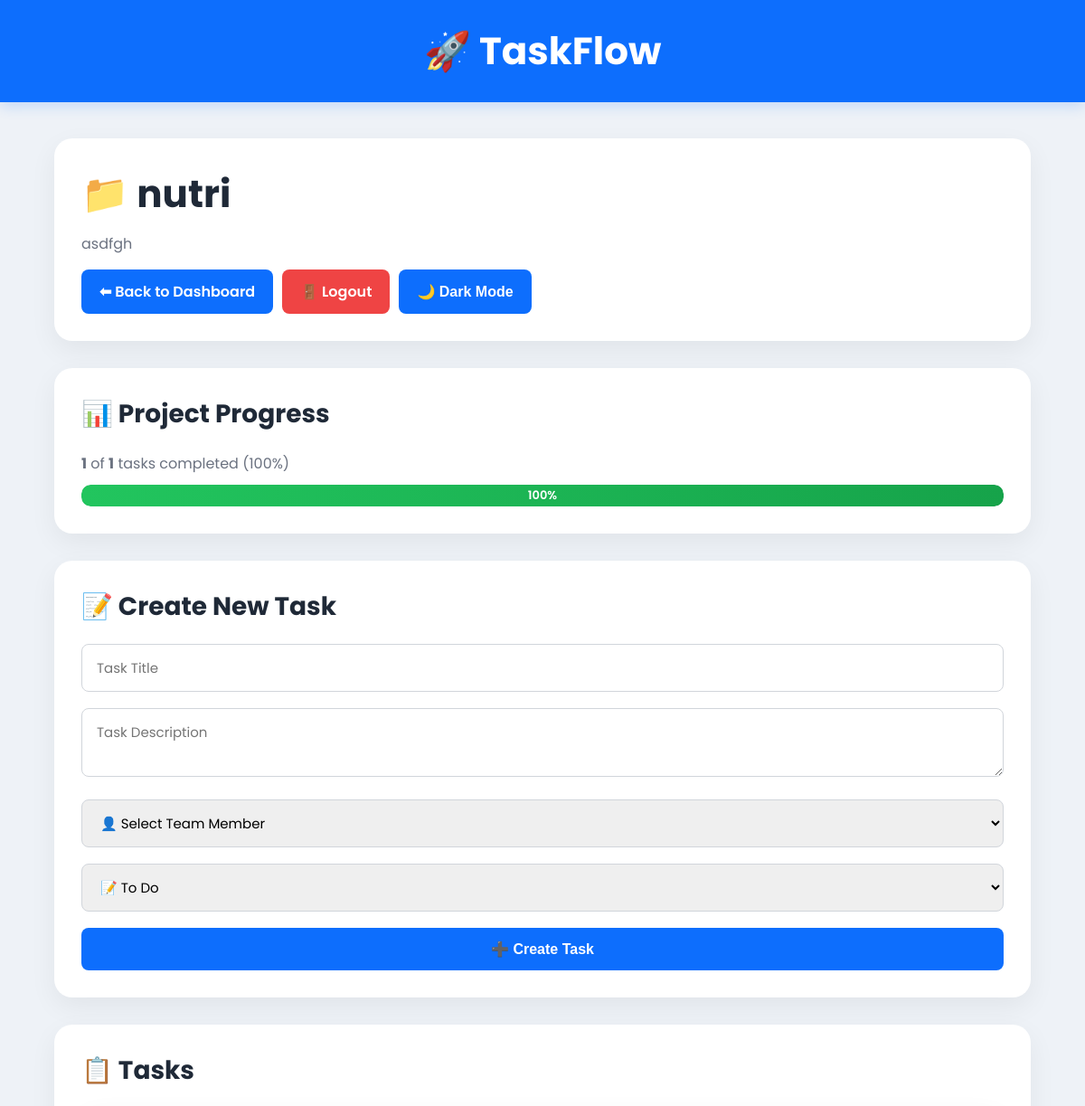
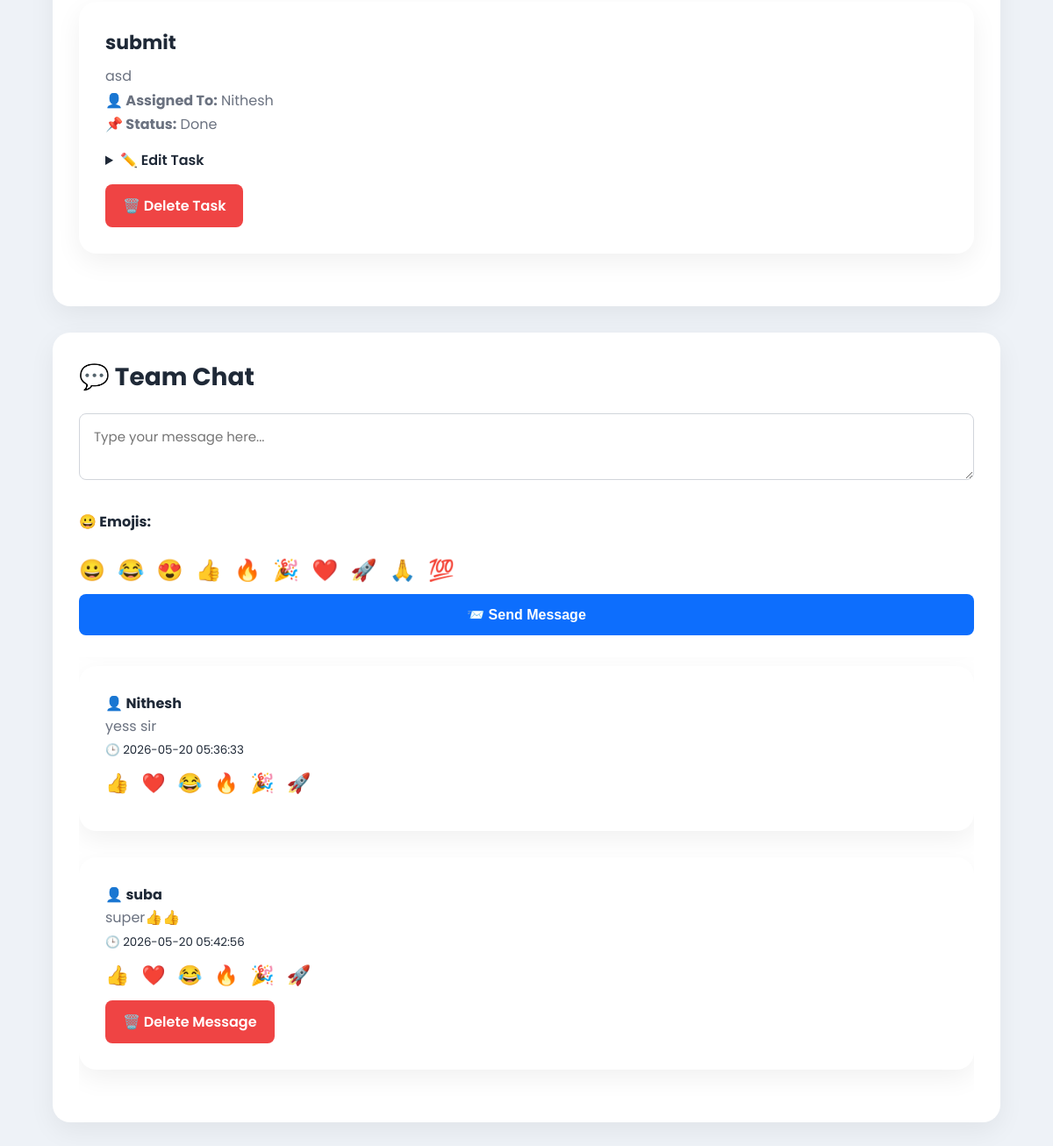
The app's page /project/1 (signed in) with its own data (2 pictures, top to bottom).
### tables this page shows
CREATE TABLE projects (
        id INTEGER PRIMARY KEY AUTOINCREMENT,
        name TEXT NOT NULL,
        description TEXT,
        created_by TEXT
    );

CREATE TABLE tasks (
        id INTEGER PRIMARY KEY AUTOINCREMENT,
        project_id INTEGER,
        title TEXT NOT NULL,
        description TEXT,
        assigned_to TEXT,
        status TEXT DEFAULT 'To Do'
    );

CREATE TABLE messages (
        id INTEGER PRIMARY KEY AUTOINCREMENT,
        project_id INTEGER,
        sender TEXT,
        message TEXT,
        created_at TIMESTAMP DEFAULT CURRENT_TIMESTAMP
    );

### app.py (the view)
@app.route('/project/<int:project_id>')
def project(project_id):
    if 'username' not in session:
        return redirect('/login')
    conn = sqlite3.connect("database.db")
    c = conn.cursor()
    c.execute("SELECT * FROM projects WHERE id=?", (project_id,))
    project = c.fetchone()
    c.execute("""
        SELECT invited_user
        FROM invitations
        WHERE project_id=?
        AND status='Accepted'
    """, (project_id,))
    members = c.fetchall()
    c.execute("""
        SELECT * FROM tasks
        WHERE project_id=?
        ORDER BY id DESC
    """, (project_id,))
    tasks = c.fetchall()
    c.execute("SELECT COUNT(*) FROM tasks WHERE project_id=?", (project_id,))
    total_tasks = c.fetchone()[0]
    c.execute("""
        SELECT COUNT(*)
        FROM tasks
        WHERE project_id=? AND status='Done'
    """, (project_id,))
    completed_tasks = c.fetchone()[0]
    progress = int((completed_tasks / total_tasks) * 100) if total_tasks > 0 else 0
    c.execute("""
    SELECT id, sender, message, created_at
    FROM messages
    WHERE project_id = ?
    ORDER BY id ASC
""", (project_id,))
    messages = c.fetchall()
    conn.close()
    return render_template(
        'project.html',
        project=project,
        members=members,
        tasks=tasks,
        progress=progress,
        total_tasks=total_tasks,
        completed_tasks=completed_tasks,
        messages=messages,
        username=session['username']
    )

### templates/project.html (shortened to what this page needs)
<!DOCTYPE html>
<html lang="en">
<head>
    <link rel="stylesheet" href="/static/styles.css">
</head>
<body>
    <div class="navbar">
        🚀 TaskFlow
    </div>
    <div class="container">
        <div class="card">
            <h1>📁 {{ project[1] }}</h1>
            <p>{{ project[2] }}</p>
            <div class="project-actions">
                <a href="/dashboard" class="btn">⬅ Back to Dashboard</a>
                <a href="/logout" class="delete-btn">🚪 Logout</a>
                <button id="theme-toggle" class="btn" type="button">🌙 Dark Mode</button>
            </div>
        </div>
        <div class="card">
            <h2>📊 Project Progress</h2>
            <p>
                <strong>{{ completed_tasks }}</strong> of
                <strong>{{ total_tasks }}</strong> tasks completed
                ({{ progress }}%)
            </p>
<div style="background:#e5e7eb; border-radius:10px; height:24px; overflow:hidden; margin-top:10px;">
    <div class="progress-bar" data-width="{{ progress }}">
        {{ progress }}%
    </div>
</div>
        </div>
{% if session['role'] == 'Manager' %}
<div class="card">
    <h2>📝 Create New Task</h2>
    <form action="/create_task/{{ project[0] }}" method="POST">
        <input type="text"
               name="title"
               placeholder="Task Title"
               required>
        <textarea name="description"
                  placeholder="Task Description"></textarea>
        <select name="assigned_to" required>
            <option value="">👤 Select Team Member</option>
        </select>
        <select name="status">
            <option value="To Do">📝 To Do</option>
        </select>
        <button type="submit">➕ Create Task</button>
    </form>
</div>
{% endif %}
<div class="card">
    <h2>📋 Tasks</h2>
    {% if tasks %}
        {% for task in tasks %}
            <div class="card" style="margin-top: 20px;">
                <h3>{{ task[2] }}</h3>
                <p>{{ task[3] }}</p>
                <p><strong>👤 Assigned To:</strong> {{ task[4] }}</p>
                <p><strong>📌 Status:</strong> {{ task[5] }}</p>
                <details style="margin-top:15px;">
                    <summary style="cursor:pointer; font-weight:600;">
                        ✏️ Edit Task
                    </summary>
                </details>
                <div class="project-actions" style="margin-top:15px;">
                    <a href="/delete_task/{{ task[0] }}/{{ project[0] }}"
                       class="delete-btn"
                       onclick="return confirm('Delete this task?')">
                        🗑️ Delete Task
                    </a>
                </div>
            </div>
        {% endfor %}
    {% else %}
        <p>No tasks created yet.</p>
    {% endif %}
</div>
<div class="card">
    <h2>💬 Team Chat</h2>
    <form action="/send_message/{{ project[0] }}" method="POST">
        <textarea
            id="chat-box"
            name="message"
            placeholder="Type your message here..."
            required></textarea>
        <div style="margin: 10px 0;">
            <strong>😀 Emojis:</strong><br><br>
            <span onclick="addEmoji('😀')" style="cursor:pointer; font-size:24px; margin-right:10px;">😀</span>
            <span onclick="addEmoji('😂')" style="cursor:pointer; font-size:24px; margin-right:10px;">😂</span>
            <span onclick="addEmoji('😍')" style="cursor:pointer; font-size:24px; margin-right:10px;">😍</span>
            <span onclick="addEmoji('👍')" style="cursor:pointer; font-size:24px; margin-right:10px;">👍</span>
            <span onclick="addEmoji('🔥')" style="cursor:pointer; font-size:24px; margin-right:10px;">🔥</span>
            <span onclick="addEmoji('🎉')" style="cursor:pointer; font-size:24px; margin-right:10px;">🎉</span>
            <span onclick="addEmoji('❤️')" style="cursor:pointer; font-size:24px; margin-right:10px;">❤️</span>
            <span onclick="addEmoji('🚀')" style="cursor:pointer; font-size:24px; margin-right:10px;">🚀</span>
            <span onclick="addEmoji('🙏')" style="cursor:pointer; font-size:24px; margin-right:10px;">🙏</span>
            <span onclick="addEmoji('💯')" style="cursor:pointer; font-size:24px; margin-right:10px;">💯</span>
        </div>
        <button type="submit">📨 Send Message</button>
    </form>
    <br>
    <div id="chat-messages" style="max-height: 500px; overflow-y: auto;">
        {% if messages %}
            {% for msg in messages %}
<div class="card" style="margin-top: 15px;">
    <h4>👤 {{ msg[1] }}</h4>
    <p>{{ msg[2] }}</p>
    <small>🕒 {{ msg[3] }}</small>
    <div style="margin-top: 10px; font-size: 22px;">
        <span onclick="react(this)" style="cursor:pointer; margin-right:8px;">👍</span>
        <span onclick="react(this)" style="cursor:pointer; margin-right:8px;">❤️</span>
        <span onclick="react(this)" style="cursor:pointer; margin-right:8px;">😂</span>
        <span onclick="react(this)" style="cursor:pointer; margin-right:8px;">🔥</span>
        <span onclick="react(this)" style="cursor:pointer; margin-right:8px;">🎉</span>
        <span onclick="react(this)" style="cursor:pointer; margin-right:8px;">🚀</span>
    </div>
    {% if msg[1] == session['username'] %}
        <div class="project-actions" style="margin-top: 12px;">
            <a href="/delete_message/{{ msg[0] }}/{{ project[0] }}"
               class="delete-btn"
               onclick="return confirm('Delete this message?')">
                🗑️ Delete Message
            </a>
        </div>
    {% endif %}
</div>
            {% endfor %}
        {% else %}
            <p>No messages yet. Start the conversation!</p>
        {% endif %}
</div>
    </div>
</body>
</html>

### static/styles.css (style rules this page uses)
* { margin: 0; padding: 0; box-sizing: border-box; }
body { font-family: 'Poppins', sans-serif; background: #eef2f7; color: #1f2937; min-height: 100vh; }
.navbar { background: #0d6efd; color: white; padding: 25px 40px; font-size: 42px; font-weight: 700; text-align: center; box-shadow: 0 4px 15px rgba(13, 110, 253, 0.2); }
input, textarea, select { width: 100%; padding: 14px 16px; margin-bottom: 18px; border: 1px solid #d1d5db; border-radius: 8px; font-size: 15px; font-family: inherit; outline: none; transition: 0.3s; }
button, .btn { width: 100%; background: #0d6efd; color: white; border: none; padding: 14px; border-radius: 8px; font-size: 16px; font-weight: 600; cursor: pointer; text-decoration: none; display: inline-block; transition: 0.3s; }
a { color: #0d6efd; text-decoration: none; font-weight: 500; }
.container { width: 90%; max-width: 1100px; margin: 40px auto; }
.card { background: white; border-radius: 20px; padding: 30px; margin-bottom: 30px; box-shadow: 0 10px 30px rgba(0, 0, 0, 0.06); }
.card h1 { font-size: 42px; margin-bottom: 10px; }
.card h2 { font-size: 28px; margin-bottom: 20px; }
.card h3 { font-size: 22px; margin-bottom: 8px; }
.card p { color: #6b7280; line-height: 1.7; }
.project-actions { margin-top: 15px; display: flex; gap: 10px; flex-wrap: wrap; }
.project-actions .btn { width: auto; padding: 12px 20px; }
.delete-btn { background: #ef4444; color: white; padding: 12px 20px; border-radius: 8px; text-decoration: none; font-weight: 600; }
.progress-bar { background: linear-gradient(90deg, #22c55e, #16a34a); height: 100%; color: white; font-weight: 600; text-align: center; line-height: 24px; font-size: 13px; border-radius: 10px; }

### records on screen
projects: name "nutri", description "asdfgh"
tasks: title "submit", description "asd", assigned_to "Nithesh", status "Done"
messages: sender "Nithesh", message "yess sir", created_at "2026-05-20 05:36:33"
messages: sender "suba", message "super👍👍", created_at "2026-05-20 05:42:56"

### other values on screen
{{ completed_tasks }} "1"
{{ total_tasks }} "1"
{{ progress }} "100"
